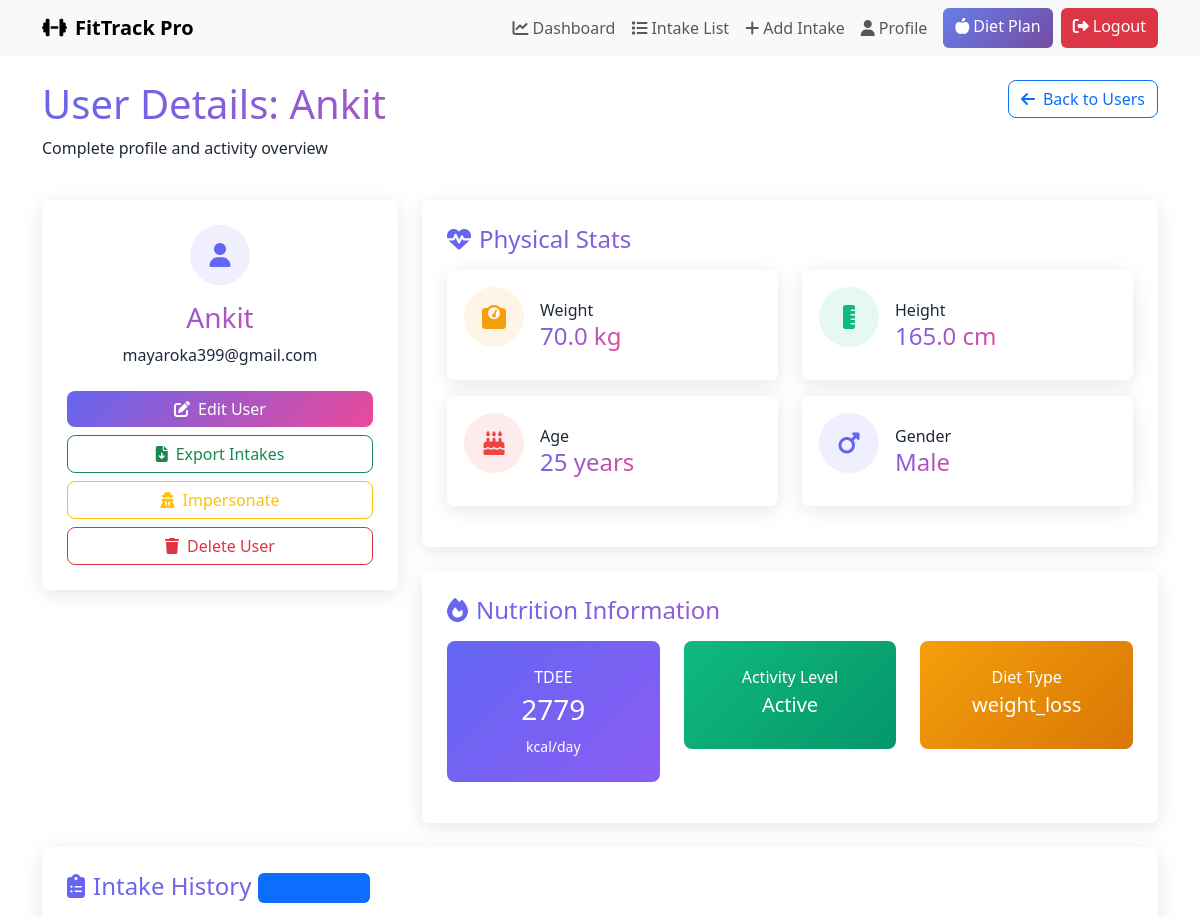
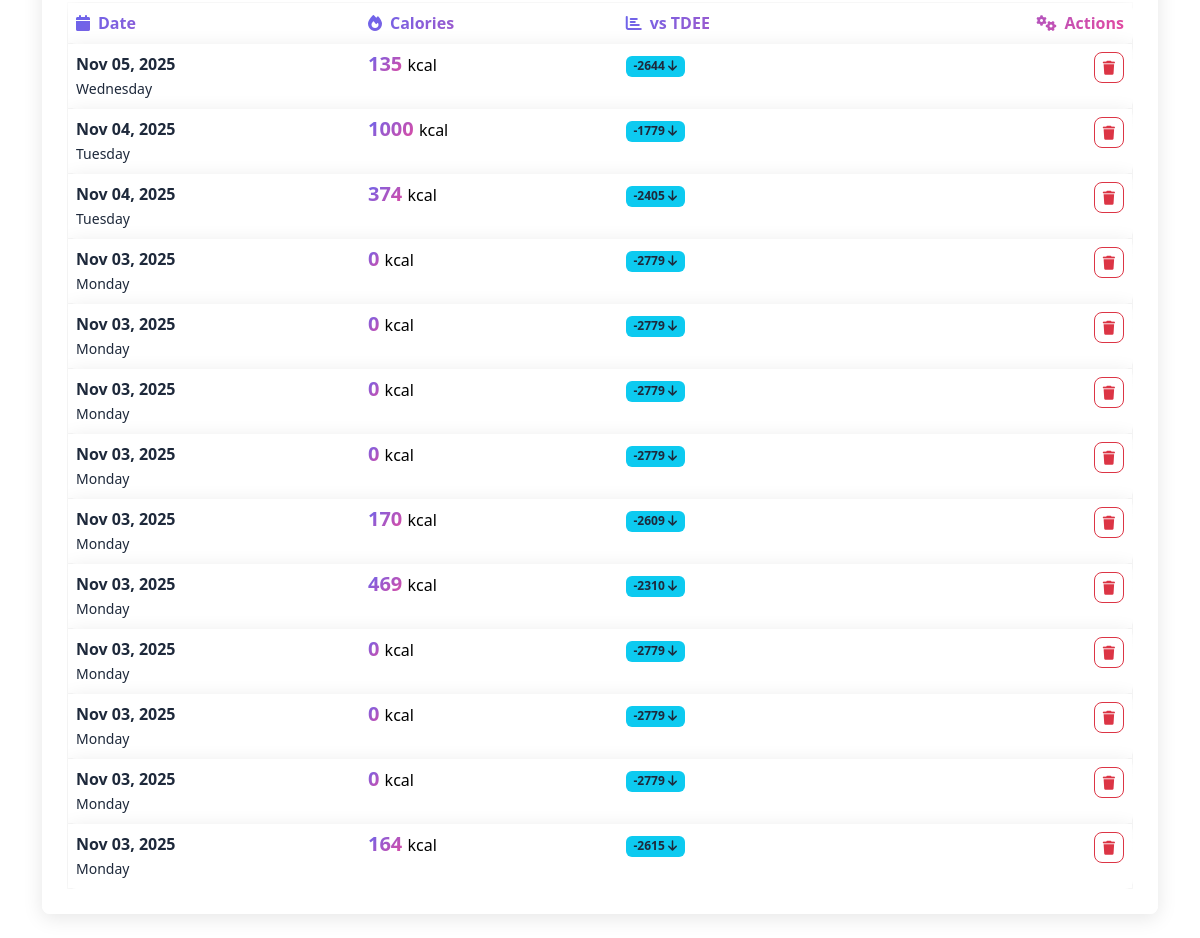
Screenshot of /admin/user/1 (signed in) with the database file from the repository (2 pictures, top to bottom).
### models.py (models this page shows, shortened)
class User(UserMixin, db.Model):
    __tablename__ = 'user'
    id = db.Column(db.Integer, primary_key=True)
    username = db.Column(db.String(150), unique=True, nullable=False)
    email = db.Column(db.String(150), unique=True, nullable=False)
    password = db.Column(db.String(255), nullable=False)
    age = db.Column(db.Integer, nullable=False)
    weight = db.Column(db.Float, nullable=False)
    height = db.Column(db.Float, nullable=False)
    gender = db.Column(db.String(10), nullable=False)
    activity_level = db.Column(db.String(50), nullable=False)
    goal = db.Column(db.String(50))
    medical_condition = db.Column(db.String(100), default='none')
    allergies = db.Column(db.String(100), default='none')
    dietary_preference = db.Column(db.String(50), default='none')
    budget = db.Column(db.String(20), default='medium')
    cooking_time = db.Column(db.String(20), default='medium')
    metabolism_rate = db.Column(db.String(20), default='normal')
    sleep_hours = db.Column(db.Float, default=7.0)
    stress_level = db.Column(db.String(20), default='medium')
    tdee = db.Column(db.Float)
    bmi = db.Column(db.Float)
    bmr = db.Column(db.Float)
    diet_type = db.Column(db.String(100))
    target_calories = db.Column(db.Float)
    intakes = db.relationship('Intake', backref='user', lazy=True, cascade='all, delete-orphan')

class Intake(db.Model):
    __tablename__ = 'intake'
    id = db.Column(db.Integer, primary_key=True)
    date = db.Column(db.Date, nullable=False, default=datetime.utcnow)
    calories = db.Column(db.Integer, nullable=False)
    user_id = db.Column(db.Integer, db.ForeignKey('user.id'), nullable=False)

### app.py (the view)
@app.route('/admin/user/<int:user_id>')
@admin_required
def admin_view_user(user_id):
    user = User.query.get_or_404(user_id)
    intakes = Intake.query.filter_by(user_id=user.id).order_by(Intake.date.desc()).all()
    return render_template('admin_view_user.html', user=user, intakes=intakes)

### app.py (called while the page is built)
@login_manager.user_loader
def load_user(user_id):
    if not isinstance(user_id, str):
        return None
    try:
        if user_id.startswith('user_'):
            return User.query.get(int(user_id.split('_')[1]))
        elif user_id.startswith('admin_'):
            return Admin.query.get(int(user_id.split('_')[1]))
    except Exception:
        return None
    return None

def admin_required(fn):
    @wraps(fn)
    @login_required
    def wrapper(*args, **kwargs):
        if not isinstance(current_user._get_current_object(), Admin):
            flash('Admins only', 'danger')
            return redirect(url_for('dashboard'))
        return fn(*args, **kwargs)
    return wrapper

### templates/admin_view_user.html (shortened to what this page needs)
{% extends "base.html" %}
{% block content %}
<div class="row mb-4">
    <div class="col-md-8">
        <h1 class="gradient-text mb-2">User Details: {{ user.username }}</h1>
        <p class="text-dark">Complete profile and activity overview</p>
    </div>
    <div class="col-md-4 text-end">
        <a href="{{ url_for('admin_users') }}" class="btn btn-outline-primary">
            <i class="fas fa-arrow-left me-2"></i>Back to Users
        </a>
    </div>
</div>
<div class="row g-4 mb-4">
    <div class="col-md-4">
        <div class="glass-card p-4 text-center">
            <div class="feature-icon icon-primary mx-auto mb-3">
                <i class="fas fa-user"></i>
            </div>
            <h3 class="gradient-text">{{ user.username }}</h3>
            <p class="text-dark">{{ user.email }}</p>
            <div class="mt-4 d-grid gap-2">
                <a href="{{ url_for('admin_edit_user', user_id=user.id) }}" class="btn btn-gradient">
                    <i class="fas fa-edit me-2"></i>Edit User
                </a>
                <a href="{{ url_for('admin_export_user_intakes', user_id=user.id) }}" class="btn btn-outline-success">
                    <i class="fas fa-file-download me-2"></i>Export Intakes
                </a>
                <form action="{{ url_for('admin_impersonate', user_id=user.id) }}" method="post"
                      onsubmit="return confirm('Impersonate {{ user.username }}?');">
                    <button type="submit" class="btn btn-outline-warning w-100">
                        <i class="fas fa-user-secret me-2"></i>Impersonate
                    </button>
                </form>
                <form action="{{ url_for('admin_delete_user', user_id=user.id) }}" method="post"
                      onsubmit="return confirm('Delete {{ user.username }} and all intakes? This cannot be undone!');">
                    <button type="submit" class="btn btn-outline-danger w-100">
                        <i class="fas fa-trash me-2"></i>Delete User
                    </button>
                </form>
            </div>
        </div>
    </div>
    <div class="col-md-8">
        <div class="glass-card p-4 mb-4">
            <h4 class="gradient-text mb-3"><i class="fas fa-heartbeat me-2"></i>Physical Stats</h4>
            <div class="row mt-3">
                <div class="col-6 mb-3">
                    <div class="d-flex align-items-center p-3 glass-card">
                        <div class="feature-icon icon-warning me-3">
                            <i class="fas fa-weight"></i>
                        </div>
                        <div>
                            <p class="mb-0 text-dark">Weight</p>
                            <h4 class="mb-0 gradient-text">{{ user.weight }} kg</h4>
                        </div>
                    </div>
                </div>
                <div class="col-6 mb-3">
                    <div class="d-flex align-items-center p-3 glass-card">
                        <div class="feature-icon icon-success me-3">
                            <i class="fas fa-ruler-vertical"></i>
                        </div>
                        <div>
                            <p class="mb-0 text-dark">Height</p>
                            <h4 class="mb-0 gradient-text">{{ user.height }} cm</h4>
                        </div>
                    </div>
                </div>
                <div class="col-6 mb-3">
                    <div class="d-flex align-items-center p-3 glass-card">
                        <div class="feature-icon icon-danger me-3">
                            <i class="fas fa-birthday-cake"></i>
                        </div>
                        <div>
                            <p class="mb-0 text-dark">Age</p>
                            <h4 class="mb-0 gradient-text">{{ user.age }} years</h4>
                        </div>
                    </div>
                </div>
                <div class="col-6 mb-3">
                    <div class="d-flex align-items-center p-3 glass-card">
                        <div class="feature-icon icon-primary me-3">
                            <i class="fas fa-{% if user.gender == 'male' %}mars{% else %}venus{% endif %}"></i>
                        </div>
                        <div>
                            <p class="mb-0 text-dark">Gender</p>
                            <h4 class="mb-0 gradient-text text-capitalize">{{ user.gender }}</h4>
                        </div>
                    </div>
                </div>
            </div>
        </div>
        <div class="glass-card p-4">
            <h4 class="gradient-text mb-3"><i class="fas fa-fire me-2"></i>Nutrition Information</h4>
            <div class="row mt-3">
                <div class="col-md-4 mb-3">
                    <div class="stat-card text-center" style="background: linear-gradient(135deg, #6366f1, #8b5cf6);">
                        <p class="mb-1 text-white">TDEE</p>
                        <h3 class="text-white">{{ user.tdee|int }}</h3>
                        <small class="text-white">kcal/day</small>
                    </div>
                </div>
                <div class="col-md-4 mb-3">
                    <div class="stat-card text-center" style="background: linear-gradient(135deg, #10b981, #059669);">
                        <p class="mb-1 text-white">Activity Level</p>
                        <h5 class="text-white text-capitalize">{{ user.activity_level }}</h5>
                    </div>
                </div>
                <div class="col-md-4 mb-3">
                    <div class="stat-card text-center" style="background: linear-gradient(135deg, #f59e0b, #d97706);">
                        <p class="mb-1 text-white">Diet Type</p>
                        <h5 class="text-white">{{ user.diet_type }}</h5>
                    </div>
                </div>
            </div>
        </div>
    </div>
</div>
<div class="glass-card p-4">
    <h4 class="gradient-text mb-3">
        <i class="fas fa-clipboard-list me-2"></i>Intake History
        <span class="badge bg-primary">{{ intakes|length }} entries</span>
    </h4>
    {% if intakes %}
    <div class="table-responsive mt-3">
        <table class="table table-hover mb-0">
            <thead>
                <tr class="glass-card">
                    <th class="gradient-text"><i class="fas fa-calendar me-2"></i>Date</th>
                    <th class="gradient-text"><i class="fas fa-fire me-2"></i>Calories</th>
                    <th class="gradient-text"><i class="fas fa-chart-bar me-2"></i>vs TDEE</th>
                    <th class="gradient-text text-end"><i class="fas fa-cogs me-2"></i>Actions</th>
                </tr>
            </thead>
            <tbody>
                {% for i in intakes[:15] %}
                <tr class="glass-card">
                    <td>
                        <strong class="text-dark">{{ i.date.strftime('%b %d, %Y') }}</strong><br>
                        <small class="text-dark">{{ i.date.strftime('%A') }}</small>
                    </td>
                    <td>
                        <span class="h5 fw-bold gradient-text">
                            {{ i.calories }}
                        </span> kcal
                    </td>
                    <td>
                        {% set diff = i.calories - user.tdee|int %}
                        {% if diff > 200 %}
                            <span class="badge bg-warning text-dark">
                                +{{ diff|int }} <i class="fas fa-arrow-up"></i>
                            </span>
                        {% elif diff < -200 %}
                            <span class="badge bg-info text-dark">
                                {{ diff|int }} <i class="fas fa-arrow-down"></i>
                            </span>
                        {% else %}
                            <span class="badge bg-success text-white">
                                On Target <i class="fas fa-check"></i>
                            </span>
                        {% endif %}
                    </td>
                    <td class="text-end">
                        <form action="{{ url_for('admin_delete_intake', intake_id=i.id) }}" method="post"
                              style="display:inline;" onsubmit="return confirm('Delete this intake?');">
                            <button type="submit" class="btn btn-sm btn-outline-danger">
                                <i class="fas fa-trash"></i>
                            </button>
                        </form>
                    </td>
                </tr>
                {% endfor %}
            </tbody>
        </table>
    </div>
    {% endif %}
</div>
{% endblock %}

### templates/base.html (style rules this page uses)
:root { --radius: 8px; --space: 1rem; }
body { font-family: system-ui, -apple-system, sans-serif; line-height: 1.5; }
.btn { border-radius: var(--radius); }

### templates/admin_view_user.html (style rules this page uses)
.glass-card { background: rgba(255, 255, 255, 0.95) !important; backdrop-filter: blur(10px); border: 1px solid rgba(255, 255, 255, 0.2); border-radius: var(--radius); box-shadow: 0 4px 20px rgba(0,0,0,0.1); color: #1e293b !important; }
.text-dark { color: #1e293b !important; }
.feature-icon { width: 60px; height: 60px; border-radius: 50%; display: flex; align-items: center; justify-content: center; font-size: 1.5rem; margin-bottom: 1rem; }
.icon-primary { background: rgba(99, 102, 241, 0.1); color: #6366f1; }
.icon-warning { background: rgba(245, 158, 11, 0.1); color: #f59e0b; }
.icon-success { background: rgba(16, 185, 129, 0.1); color: #10b981; }
.icon-danger { background: rgba(239, 68, 68, 0.1); color: #ef4444; }
.gradient-text { background: linear-gradient(135deg, #6366f1, #ec4899); -webkit-background-clip: text; -webkit-text-fill-color: transparent; background-clip: text; }
.btn-gradient { background: linear-gradient(135deg, #6366f1, #ec4899); border: none; color: white; transition: all 0.3s ease; }
.stat-card { color: white; border-radius: var(--radius); padding: 1.5rem; transition: all 0.3s ease; }

### rows the page displays
User: username "Ankit", email "mayaroka399@gmail.com", weight "70.0", height "165.0", age "25", gender "Male", tdee "2779", activity_level "Active", diet_type "weight_loss"
Intake: date "Nov 05, 2025", date "Wednesday", calories "135", diff "-2644"
Intake: date "Nov 04, 2025", date "Tuesday", calories "1000", diff "-1779"
Intake: date "Nov 04, 2025", date "Tuesday", calories "374", diff "-2405"
Intake: date "Nov 03, 2025", date "Monday", calories "0", diff "-2779"
Intake: date "Nov 03, 2025", date "Monday", calories "0", diff "-2779"
Intake: date "Nov 03, 2025", date "Monday", calories "0", diff "-2779"
Intake: date "Nov 03, 2025", date "Monday", calories "0", diff "-2779"
Intake: date "Nov 03, 2025", date "Monday", calories "170", diff "-2609"
Intake: date "Nov 03, 2025", date "Monday", calories "469", diff "-2310"
Intake: date "Nov 03, 2025", date "Monday", calories "0", diff "-2779"
Intake: date "Nov 03, 2025", date "Monday", calories "0", diff "-2779"
Intake: date "Nov 03, 2025", date "Monday", calories "0", diff "-2779"
Intake: date "Nov 03, 2025", date "Monday", calories "164", diff "-2615"
